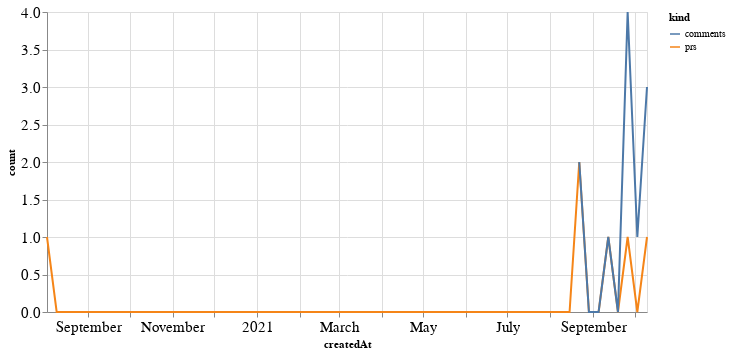

Write notebook code for a chart like this one.
### Code cell
alt.Chart(total_time, width=600).mark_line().encode(
    x='createdAt',
    y='count',
    color='kind'
)

### Figure 1 — Vega-Lite specification as saved in the notebook (floating-point values rounded to 4 significant figures)
{"config": {"axisLeft": {"labelFontSize": 15}, "axisBottom": {"labelFontSize": 15}}, "data": {"name": "data-8fa5009db998b25cb02bfd378e09e6f6"}, "mark": "line", "encoding": {"color": {"type": "nominal", "field": "kind"}, "x": {"type": "temporal", "field": "createdAt"}, "y": {"type": "quantitative", "field": "count"}}, "width": 600, "$schema": "https://vega.github.io/schema/vega-lite/v4.8.1.json", "datasets": {"data-8fa5009db998b25cb02bfd378e09e6f6": [{"createdAt": "2020-08-02T00:00:00", "kind": "prs", "count": 1.0}, {"createdAt": "2020-08-09T00:00:00", "kind": "prs", "count": 0.0}, {"createdAt": "2020-08-16T00:00:00", "kind": "prs", "count": 0.0}, {"createdAt": "2020-08-23T00:00:00", "kind": "prs", "count": 0.0}, {"createdAt": "2020-08-30T00:00:00", "kind": "prs", "count": 0.0}, {"createdAt": "2020-09-06T00:00:00", "kind": "prs", "count": 0.0}, {"createdAt": "2020-09-13T00:00:00", "kind": "prs", "count": 0.0}, {"createdAt": "2020-09-20T00:00:00", "kind": "prs", "count": 0.0}, {"createdAt": "2020-09-27T00:00:00", "kind": "prs", "count": 0.0}, {"createdAt": "2020-10-04T00:00:00", "kind": "prs", "count": 0.0}, {"createdAt": "2020-10-11T00:00:00", "kind": "prs", "count": 0.0}, {"createdAt": "2020-10-18T00:00:00", "kind": "prs", "count": 0.0}, {"createdAt": "2020-10-25T00:00:00", "kind": "prs", "count": 0.0}, {"createdAt": "2020-11-01T00:00:00", "kind": "prs", "count": 0.0}, {"createdAt": "2020-11-08T00:00:00", "kind": "prs", "count": 0.0}, {"createdAt": "2020-11-15T00:00:00", "kind": "prs", "count": 0.0}, {"createdAt": "2020-11-22T00:00:00", "kind": "prs", "count": 0.0}, {"createdAt": "2020-11-29T00:00:00", "kind": "prs", "count": 0.0}, {"createdAt": "2020-12-06T00:00:00", "kind": "prs", "count": 0.0}, {"createdAt": "2020-12-13T00:00:00", "kind": "prs", "count": 0.0}, {"createdAt": "2020-12-20T00:00:00", "kind": "prs", "count": 0.0}, {"createdAt": "2020-12-27T00:00:00", "kind": "prs", "count": 0.0}, {"createdAt": "2021-01-03T00:00:00", "kind": "prs", "count": 0.0}, {"createdAt": "2021-01-10T00:00:00", "kind": "prs", "count": 0.0}, {"createdAt": "2021-01-17T00:00:00", "kind": "prs", "count": 0.0}, {"createdAt": "2021-01-24T00:00:00", "kind": "prs", "count": 0.0}, {"createdAt": "2021-01-31T00:00:00", "kind": "prs", "count": 0.0}, {"createdAt": "2021-02-07T00:00:00", "kind": "prs", "count": 0.0}, {"createdAt": "2021-02-14T00:00:00", "kind": "prs", "count": 0.0}, {"createdAt": "2021-02-21T00:00:00", "kind": "prs", "count": 0.0}, {"createdAt": "2021-02-28T00:00:00", "kind": "prs", "count": 0.0}, {"createdAt": "2021-03-07T00:00:00", "kind": "prs", "count": 0.0}, {"createdAt": "2021-03-14T00:00:00", "kind": "prs", "count": 0.0}, {"createdAt": "2021-03-21T00:00:00", "kind": "prs", "count": 0.0}, {"createdAt": "2021-03-28T00:00:00", "kind": "prs", "count": 0.0}, {"createdAt": "2021-04-04T00:00:00", "kind": "prs", "count": 0.0}, {"createdAt": "2021-04-11T00:00:00", "kind": "prs", "count": 0.0}, {"createdAt": "2021-04-18T00:00:00", "kind": "prs", "count": 0.0}, {"createdAt": "2021-04-25T00:00:00", "kind": "prs", "count": 0.0}, {"createdAt": "2021-05-02T00:00:00", "kind": "prs", "count": 0.0}, {"createdAt": "2021-05-09T00:00:00", "kind": "prs", "count": 0.0}, {"createdAt": "2021-05-16T00:00:00", "kind": "prs", "count": 0.0}, {"createdAt": "2021-05-23T00:00:00", "kind": "prs", "count": 0.0}, {"createdAt": "2021-05-30T00:00:00", "kind": "prs", "count": 0.0}, {"createdAt": "2021-06-06T00:00:00", "kind": "prs", "count": 0.0}, {"createdAt": "2021-06-13T00:00:00", "kind": "prs", "count": 0.0}, {"createdAt": "2021-06-20T00:00:00", "kind": "prs", "count": 0.0}, {"createdAt": "2021-06-27T00:00:00", "kind": "prs", "count": 0.0}, {"createdAt": "2021-07-04T00:00:00", "kind": "prs", "count": 0.0}, {"createdAt": "2021-07-11T00:00:00", "kind": "prs", "count": 0.0}, {"createdAt": "2021-07-18T00:00:00", "kind": "prs", "count": 0.0}, {"createdAt": "2021-07-25T00:00:00", "kind": "prs", "count": 0.0}, {"createdAt": "2021-08-01T00:00:00", "kind": "prs", "count": 0.0}, {"createdAt": "2021-08-08T00:00:00", "kind": "prs", "count": 0.0}, {"createdAt": "2021-08-15T00:00:00", "kind": "prs", "count": 0.0}, {"createdAt": "2021-08-22T00:00:00", "kind": "prs", "count": 2.0}, {"createdAt": "2021-08-29T00:00:00", "kind": "prs", "count": 0.0}, {"createdAt": "2021-09-05T00:00:00", "kind": "prs", "count": 0.0}, {"createdAt": "2021-09-12T00:00:00", "kind": "prs", "count": 1.0}, {"createdAt": "2021-09-19T00:00:00", "kind": "prs", "count": 0.0}, {"createdAt": "2021-09-26T00:00:00", "kind": "prs", "count": 1.0}, {"createdAt": "2021-10-03T00:00:00", "kind": "prs", "count": 0.0}, {"createdAt": "2021-10-10T00:00:00", "kind": "prs", "count": 1.0}, {"createdAt": "2020-08-02T00:00:00", "kind": "comments", "count": null}, {"createdAt": "2020-08-09T00:00:00", "kind": "comments", "count": null}, {"createdAt": "2020-08-16T00:00:00", "kind": "comments", "count": null}, {"createdAt": "2020-08-23T00:00:00", "kind": "comments", "count": null}, {"createdAt": "2020-08-30T00:00:00", "kind": "comments", "count": null}, {"createdAt": "2020-09-06T00:00:00", "kind": "comments", "count": null}, {"createdAt": "2020-09-13T00:00:00", "kind": "comments", "count": null}, {"createdAt": "2020-09-20T00:00:00", "kind": "comments", "count": null}, {"createdAt": "2020-09-27T00:00:00", "kind": "comments", "count": null}, {"createdAt": "2020-10-04T00:00:00", "kind": "comments", "count": null}, {"createdAt": "2020-10-11T00:00:00", "kind": "comments", "count": null}, {"createdAt": "2020-10-18T00:00:00", "kind": "comments", "count": null}, {"createdAt": "2020-10-25T00:00:00", "kind": "comments", "count": null}, {"createdAt": "2020-11-01T00:00:00", "kind": "comments", "count": null}, {"createdAt": "2020-11-08T00:00:00", "kind": "comments", "count": null}, {"createdAt": "2020-11-15T00:00:00", "kind": "comments", "count": null}, {"createdAt": "2020-11-22T00:00:00", "kind": "comments", "count": null}, {"createdAt": "2020-11-29T00:00:00", "kind": "comments", "count": null}, {"createdAt": "2020-12-06T00:00:00", "kind": "comments", "count": null}, {"createdAt": "2020-12-13T00:00:00", "kind": "comments", "count": null}, {"createdAt": "2020-12-20T00:00:00", "kind": "comments", "count": null}, {"createdAt": "2020-12-27T00:00:00", "kind": "comments", "count": null}, {"createdAt": "2021-01-03T00:00:00", "kind": "comments", "count": null}, {"createdAt": "2021-01-10T00:00:00", "kind": "comments", "count": null}, {"createdAt": "2021-01-17T00:00:00", "kind": "comments", "count": null}, {"createdAt": "2021-01-24T00:00:00", "kind": "comments", "count": null}, {"createdAt": "2021-01-31T00:00:00", "kind": "comments", "count": null}, {"createdAt": "2021-02-07T00:00:00", "kind": "comments", "count": null}, {"createdAt": "2021-02-14T00:00:00", "kind": "comments", "count": null}, {"createdAt": "2021-02-21T00:00:00", "kind": "comments", "count": null}, {"createdAt": "2021-02-28T00:00:00", "kind": "comments", "count": null}, {"createdAt": "2021-03-07T00:00:00", "kind": "comments", "count": null}, {"createdAt": "2021-03-14T00:00:00", "kind": "comments", "count": null}, {"createdAt": "2021-03-21T00:00:00", "kind": "comments", "count": null}, {"createdAt": "2021-03-28T00:00:00", "kind": "comments", "count": null}, {"createdAt": "2021-04-04T00:00:00", "kind": "comments", "count": null}, {"createdAt": "2021-04-11T00:00:00", "kind": "comments", "count": null}, {"createdAt": "2021-04-18T00:00:00", "kind": "comments", "count": null}, {"createdAt": "2021-04-25T00:00:00", "kind": "comments", "count": null}, {"createdAt": "2021-05-02T00:00:00", "kind": "comments", "count": null}, {"createdAt": "2021-05-09T00:00:00", "kind": "comments", "count": null}, {"createdAt": "2021-05-16T00:00:00", "kind": "comments", "count": null}, {"createdAt": "2021-05-23T00:00:00", "kind": "comments", "count": null}, {"createdAt": "2021-05-30T00:00:00", "kind": "comments", "count": null}, {"createdAt": "2021-06-06T00:00:00", "kind": "comments", "count": null}, {"createdAt": "2021-06-13T00:00:00", "kind": "comments", "count": null}, {"createdAt": "2021-06-20T00:00:00", "kind": "comments", "count": null}, {"createdAt": "2021-06-27T00:00:00", "kind": "comments", "count": null}, {"createdAt": "2021-07-04T00:00:00", "kind": "comments", "count": null}, {"createdAt": "2021-07-11T00:00:00", "kind": "comments", "count": null}, {"createdAt": "2021-07-18T00:00:00", "kind": "comments", "count": null}, {"createdAt": "2021-07-25T00:00:00", "kind": "comments", "count": null}, {"createdAt": "2021-08-01T00:00:00", "kind": "comments", "count": null}, {"createdAt": "2021-08-08T00:00:00", "kind": "comments", "count": null}, {"createdAt": "2021-08-15T00:00:00", "kind": "comments", "count": null}, {"createdAt": "2021-08-22T00:00:00", "kind": "comments", "count": 2.0}, {"createdAt": "2021-08-29T00:00:00", "kind": "comments", "count": 0.0}, {"createdAt": "2021-09-05T00:00:00", "kind": "comments", "count": 0.0}, {"createdAt": "2021-09-12T00:00:00", "kind": "comments", "count": 1.0}, {"createdAt": "2021-09-19T00:00:00", "kind": "comments", "count": 0.0}, {"createdAt": "2021-09-26T00:00:00", "kind": "comments", "count": 4.0}, {"createdAt": "2021-10-03T00:00:00", "kind": "comments", "count": 1.0}, {"createdAt": "2021-10-10T00:00:00", "kind": "comments", "count": 3.0}]}}
